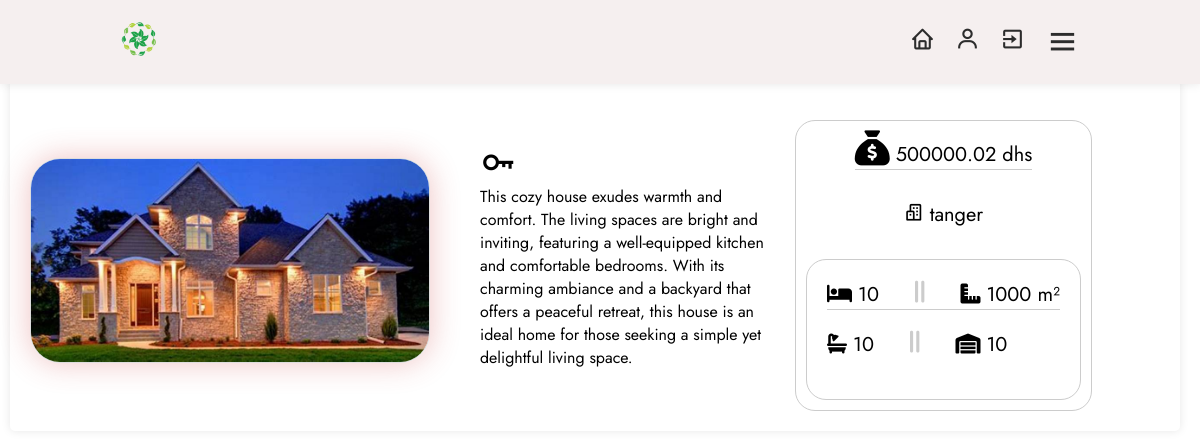
/product/708e3a5f-8e30-4b8c-a02f-ef1472d68632?username=hassan (signed in), run on the app's committed database.
### models/user.py (models this page shows)
class Products(db.Model):
    id = db.Column(db.String(50), primary_key=True, default=lambda: str( uuid.uuid4()), unique=True, nullable=False)
    name = db.Column(db.String(255), nullable=False)
    city = db.Column(db.String(8), nullable=False)
    price = db.Column(db.Float, nullable=False)
    image_path = db.Column(db.String(255), nullable=True)
    num_rooms = Column(Integer, nullable=False)
    section = Column(Integer, nullable=False)
    num_bain = Column(Integer, nullable=False)
    window_per_house = Column(Integer, nullable=False)
    user_id = db.Column(db.String(50),db.ForeignKey('user.id'),nullable=False)
    user = db.relationship('User', backref=db.backref('products', lazy=True))

### models/app.py (the view)
    @app.route('/product/<string:product_id>')
    def product_detail(product_id):
        product = get_product_details(product_id)
        user_data = get_user_data(current_user.username)
        return render_template('product_detail.html', product=product, user_data=user_data)

### models/db.py (called while the page is built)
def get_user_data(username):
    user = User.query.filter_by(username=username).first()
    if user is not None:
        return user
    else:
        return None

### models/templates/product_detail.html (shortened to what this page needs)
<!DOCTYPE html>
<html lang="en">
        <head>
                <link rel="stylesheet" href="{{ url_for('static', filename='style/dashboard.css') }}">
                <link rel="stylesheet" href="https://cdnjs.cloudflare.com/ajax/libs/font-awesome/5.15.2/css/all.min.css">
                <link rel="stylesheet" href="https://cdnjs.cloudflare.com/ajax/libs/font-awesome/6.4.2/css/all.min.css" />
                <link rel="stylesheet" href="https://unpkg.com/boxicons@latest/css/boxicons.min.css">
                <link href="https://cdn.jsdelivr.net/npm/bootstrap-icons@1.21.0/font/bootstrap-icons.css" rel="stylesheet">
        </head>
        <body>
                <header>
                        <div class="logo">
				<img src="{{ url_for('static', filename='images/icon.png') }}" alt="Icon">
                        </div>
                        <div class="nav-icon">
                                <a onclick="window.location.href='{{ url_for('dashboard') }}'"><i class='bx bx-home'></i></a>
				<a onclick="window.location.href='{{ url_for('user', username=user_data.username) }}'"><i class='bx bx-user'></i></a>
                                <a onclick="window.location.href='{{ url_for('exit') }}'"><i class='bx bx-exit'></i></a>
                                <div class="bx bx-menu" id="menu-icon"></div>
                        </div>
                </header>
                <section class="inside">
                                <div class="card">
                                     {% if product.image_path %}
                                        <img class="product-image" src="{{ url_for('serve_image', filename=product.image_path.split('/')[-1]) }}" alt="Product Image">
                                     {% else %}
                                              <p>No Image Available</p>
                                     {% endif %}
                                        <a style="max-width: 300px; margin-right: 15px;">
                                                <i class='bx bx-key' style="font-size: 38px"></i><p>   {{ product.name }} </p>
                                        </a>
                                        <div class="product-info">
                                                       <li style="border-bottom: 1px solid #ccc; margin-bottom: 30px;">
                                                                <i class="fa-solid fa-sack-dollar" style="font-size: 35px;"></i>   {{ product.price }} dhs
                                                       </li>
                                                       <p style="margin-bottom: 30px;">
                                                                <i class='bx bx-buildings'></i>   {{ product.city }}
                                                       </p>
                                                       <a style="border: 1px solid #ccc; border-radius: 20px; padding: 20px;">
                                                                 <p style="border-bottom: 1px solid #ccc; margin-bottom: 20px;">
                                                                        <i class="fa-solid fa-bed"></i> {{ product.num_rooms }}
                                                                        <i class="fa-solid fa-grip-lines-vertical" style="color: #ccc; font-size: 25px; margin-left: 30px; margin-right: 30px"></i>
                                                                        <i class="fa-solid fa-ruler-combined"></i>    {{ product.section }} m²
                                                                 </p>
                                                                 <p style="margin-bottom: 20px; margin-bottom: 20px;">
                                                                        <i class="fa-solid fa-bath"></i>    {{ product.num_bain }}
                                                                        <i class="fa-solid fa-grip-lines-vertical" style="color: #ccc; font-size: 25px; margin-left: 30px; margin-right: 30px;"></i>
                                                                        <i class="fa-solid fa-warehouse"></i>     {{ product.window_per_house }}
                                                                 </p>
                                                       </a>
                                        </div>
                                </div>
                </section>
        </body>
</html>

### models/static/style/dashboard.css (style rules this page uses)
* { margin: 0; padding: 0; box-sizing: border-box; font-family: 'Jost', sans-serif; list-style: none; text-decoration: none; }
header { position: fixed; width: 100%; top: 0; right: 0; z-index: 1000; display: flex; align-items: center; justify-content: space-between; padding: 20px 10%; background-color: #f5efef; box-shadow: 0 0 10px rgba(0, 0, 0, 0.1); }
.logo img { max-width: 120px; height: 1cm; }
.nav-icon { display: flex; align-items: center; }
.nav-icon i { margin-right: 20px; color: #2c2c2c; font-size: 25px; font-weight: 400; transform: all .42s ease; }
#menu-icon { font-size: 35px; color: #2c2c2c; z-index: 10001; cursor: pointer; }
.inside { padding-top: 70px; padding-right: 10px; }
.card { display: flex; background-color: none; margin-bottom: 20px; align-items: center; padding: 20px; margin: 10px; border-radius: 5px; box-shadow: 0 0 10px rgba(0, 0, 0, 0.1); }
.product-image { margin-right: 50px; max-width: 400px; height: auto; margin-top: 10px; border: 1px solid #ddd; border-radius: 30px; overflow: hidden; box-shadow: 0 0 30px rgba(201, 57, 57, 0.3); }
.product-info { margin-top: 20px; padding: 10px; border: 1px solid #ccc; border-radius: 20px; display: flex; flex-direction: column; font-size: 20px; align-items: CENTER; justify-content: flex-start; flex-wrap: wrap; }

### data on the page
Products: name "This cozy house exudes warmth and comfort. The living spaces are bright and inviting, featuring a well-equipped kitchen and comfortable bedrooms. With its charming ambiance and a backyard that offers a peaceful retreat, this house is an ideal home for those seeking a simple yet delightful living space.", price "500000.02", city "tanger", section "1000"

### other printed values
{{ product.num_rooms }} "10"
{{ product.num_bain }} "10"
{{ product.window_per_house }} "10"
